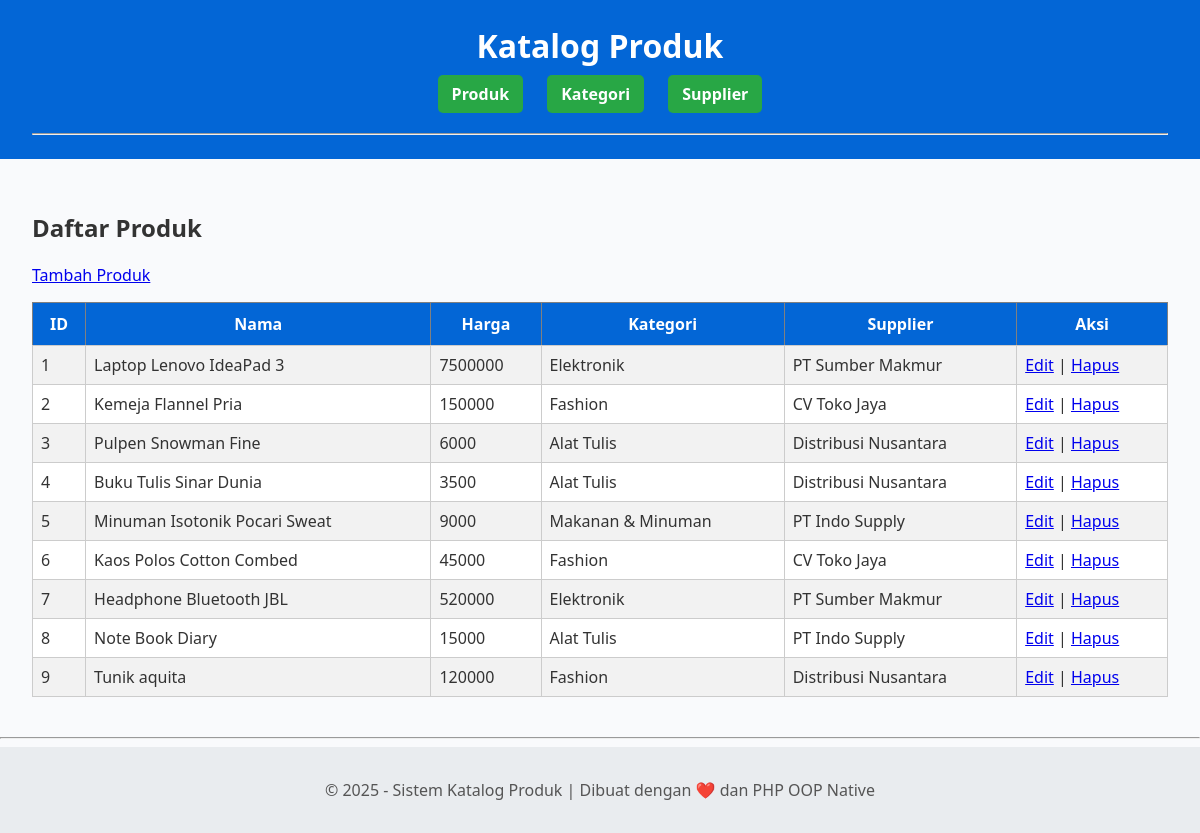
The page / on the database its author committed.
### tables this page shows
CREATE TABLE `produk` (
  `id_produk` int(11) NOT NULL,
  `nama_produk` varchar(150) NOT NULL,
  `harga` int(11) NOT NULL,
  `id_kategori` int(11) NOT NULL,
  `id_supplier` int(11) DEFAULT NULL
);

CREATE TABLE `kategori` (
  `id_kategori` int(11) NOT NULL,
  `nama_kategori` varchar(100) NOT NULL
);

CREATE TABLE `supplier` (
  `id_supplier` int(11) NOT NULL,
  `nama_supplier` varchar(150) NOT NULL,
  `kontak` varchar(100) DEFAULT NULL
);

### class/Produk.php (called while the page is built, shortened)
<?php
require_once 'Database.php';
class Produk {
    private $conn;
    private $table = "produk";
    public function __construct() {
        $db = new Database();
        $this->conn = $db->getConnection();
    }
    public function tampil() {
    $sql = "SELECT p.*, k.nama_kategori, s.nama_supplier
            FROM $this->table p
            JOIN kategori k ON p.id_kategori = k.id_kategori
            JOIN supplier s ON p.id_supplier = s.id_supplier
            ORDER BY p.id_produk ASC";
    $stmt = $this->conn->prepare($sql);
    $stmt->execute();
    return $stmt->get_result();
}
}
?>

### class/Database.php (called while the page is built, shortened)
<?php
class Database {
    private $conn;
    public function getConnection() {
        if ($this->conn == null) {
            $this->conn = new mysqli(DB_HOST, DB_USER, DB_PASS, DB_NAME);
        }
        return $this->conn;
    }
}
?>

### view/produk_list.php (the view)
<?php
require_once './class/Produk.php';
$produk = new Produk();
$data = $produk->tampil();
?>
<h2>Daftar Produk</h2>
<a href="?page=tambah_produk">Tambah Produk</a>
<table border="1" cellpadding="5">
<tr>
    <th>ID</th><th>Nama</th><th>Harga</th><th>Kategori</th><th>Supplier</th><th>Aksi</th>
</tr>
<?php while($row = $data->fetch_assoc()): ?>
<tr>
    <td><?= $row['id_produk'] ?></td>
    <td><?= $row['nama_produk'] ?></td>
    <td><?= $row['harga'] ?></td>
    <td><?= $row['nama_kategori'] ?></td>
    <td><?= $row['nama_supplier'] ?></td>
    <td>
        <a href="?page=edit_produk&id=<?= $row['id_produk'] ?>">Edit</a> |
        <a href="?page=hapus_produk&id=<?= $row['id_produk'] ?>">Hapus</a>
    </td>
</tr>
<?php endwhile; ?>
</table>

### view/header.php (shortened to what this page needs)
<!DOCTYPE html>
<html lang="id">
<head>
    <link rel="stylesheet" href="./style/main.css">
</head>
<body>
    <header>
        <h1>Katalog Produk</h1>
        <nav>
            <a href="index.php?page=produk">Produk</a>
            <a href="index.php?page=kategori">Kategori</a>
            <a href="index.php?page=supplier">Supplier</a>
        </nav>
        <hr>
    </header>
    <main>

### index.php (shortened to what this page needs)
<?php
$page = isset($_GET['page']) ? $_GET['page'] : 'produk';
include './view/header.php';
switch ($page) {
    case 'produk':
        include './view/produk_list.php';
        break;
}
include './view/footer.php';
?>

### view/footer.php
    </main>
    <hr>
    <footer>
        <p>&copy; <?= date('Y') ?> - Sistem Katalog Produk | Dibuat dengan ❤️ dan PHP OOP Native</p>
    </footer>
</body>
</html>

### style/main.css (style rules this page uses)
body { font-family: 'Segoe UI', Tahoma, Geneva, Verdana, sans-serif; background-color: #f9fafc; color: #333; margin: 0; padding: 0; }
header { background-color: #0366d6; color: white; padding: 1rem 2rem; text-align: center; }
nav { margin-bottom: 20px; }
nav a { display: inline-block; background: #28a745; color: #fff; padding: 8px 14px; margin-right: 10px; border-radius: 5px; text-decoration: none; font-weight: 500; transition: background 0.3s; }
header h1 { margin: 0.5rem 0; }
nav { margin-top: 0.5rem; }
nav a { color: white; text-decoration: none; margin: 0 10px; font-weight: bold; }
main { padding: 2rem; }
table { width: 100%; border-collapse: collapse; margin-top: 1rem; background-color: white; }
th { background-color: #0366d6; color: white; padding: 10px; }
td { border: 1px solid #ccc; padding: 8px; text-align: left; }
tr:nth-child(even) { background-color: #f2f2f2; }
footer { text-align: center; padding: 1rem; background-color: #e9ecef; color: #555; }

### rows shown on the page
produk: id_produk "1", nama_produk "Laptop Lenovo IdeaPad 3", harga "7500000", id_kategori.nama_kategori "Elektronik", id_supplier.nama_supplier "PT Sumber Makmur"
produk: id_produk "2", nama_produk "Kemeja Flannel Pria", harga "150000", id_kategori.nama_kategori "Fashion", id_supplier.nama_supplier "CV Toko Jaya"
produk: id_produk "3", nama_produk "Pulpen Snowman Fine", harga "6000", id_kategori.nama_kategori "Alat Tulis", id_supplier.nama_supplier "Distribusi Nusantara"
produk: id_produk "4", nama_produk "Buku Tulis Sinar Dunia", harga "3500", id_kategori.nama_kategori "Alat Tulis", id_supplier.nama_supplier "Distribusi Nusantara"
produk: id_produk "5", nama_produk "Minuman Isotonik Pocari Sweat", harga "9000", id_kategori.nama_kategori "Makanan & Minuman", id_supplier.nama_supplier "PT Indo Supply"
produk: id_produk "6", nama_produk "Kaos Polos Cotton Combed", harga "45000", id_kategori.nama_kategori "Fashion", id_supplier.nama_supplier "CV Toko Jaya"
produk: id_produk "7", nama_produk "Headphone Bluetooth JBL", harga "520000", id_kategori.nama_kategori "Elektronik", id_supplier.nama_supplier "PT Sumber Makmur"
produk: id_produk "8", nama_produk "Note Book Diary", harga "15000", id_kategori.nama_kategori "Alat Tulis", id_supplier.nama_supplier "PT Indo Supply"
produk: id_produk "9", nama_produk "Tunik aquita", harga "120000", id_kategori.nama_kategori "Fashion", id_supplier.nama_supplier "Distribusi Nusantara"
